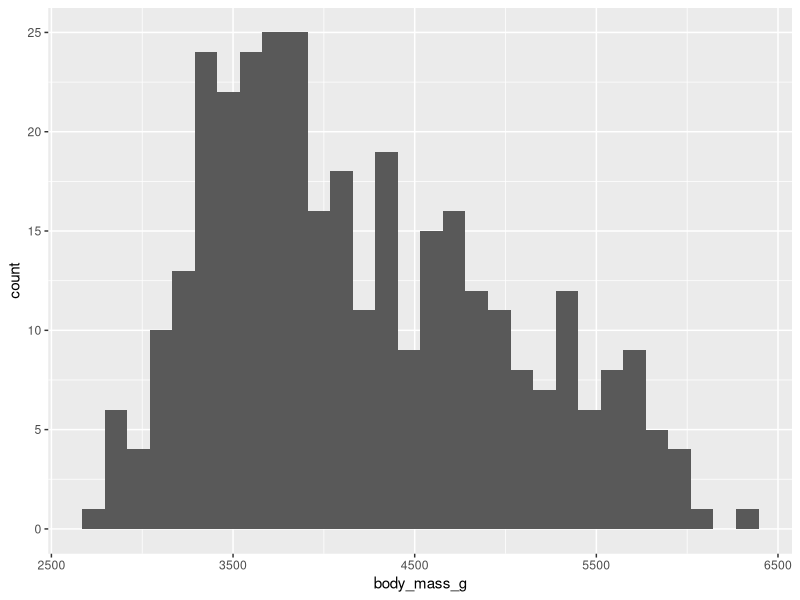
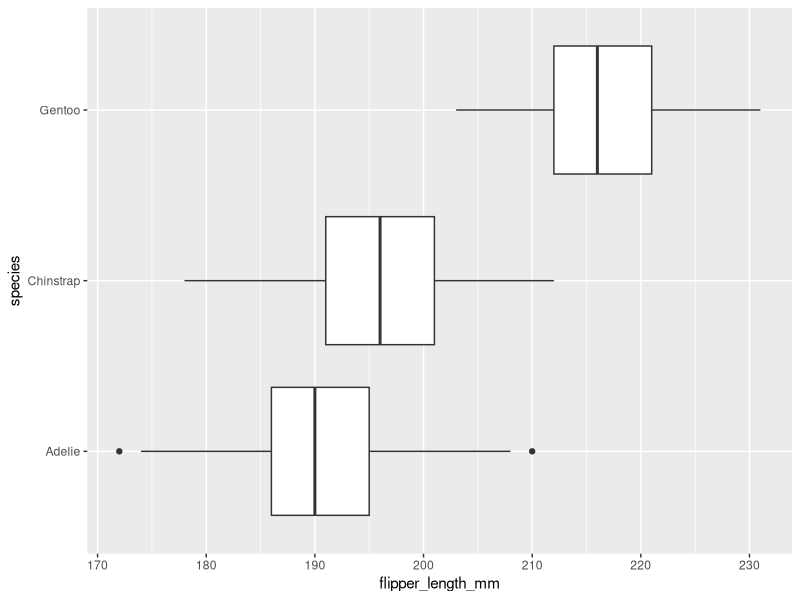
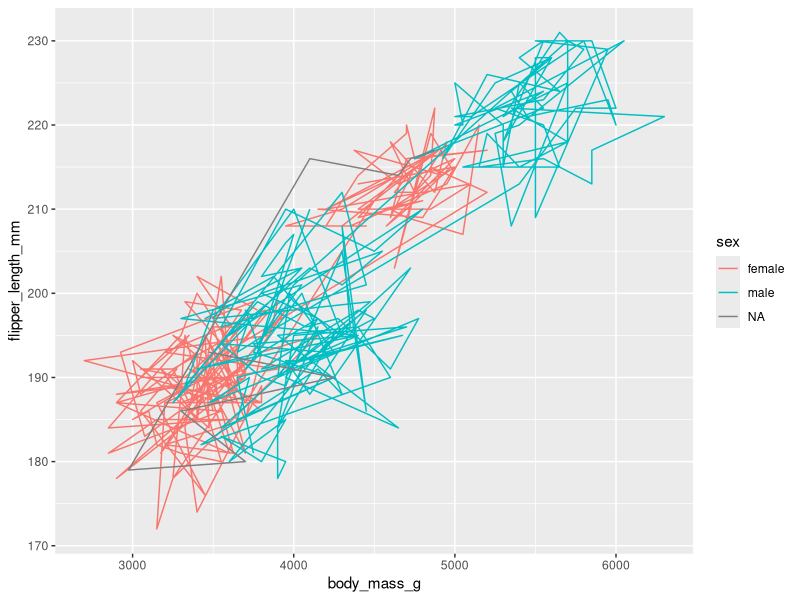

Source code (R) for these figures, in order:
library(palmerpenguins)
library(ggplot2)

# Edit code to match figures -------------------------------------------------
# At the end of the guided notes for the second video you'll find three figures.
# Edit the following code so the outputs match the figures in the notes.

# Figure 1
ggplot(penguins, aes(body_mass_g)) +
  geom_histogram()

# Figure 2
ggplot(penguins, aes(flipper_length_mm, species)) +
  geom_boxplot()

# Figure 3
ggplot(penguins, aes(body_mass_g, flipper_length_mm, color = sex)) +
  geom_path()  #Why use path? It seems... confusing
